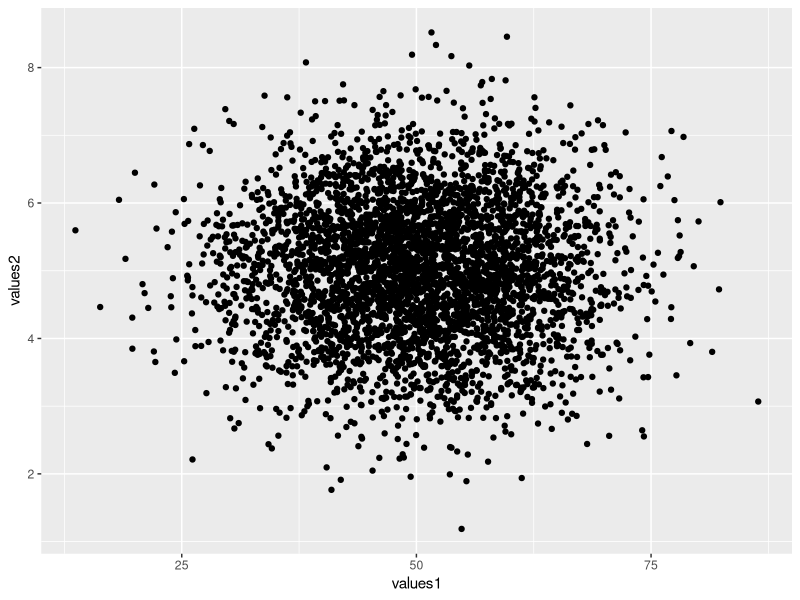
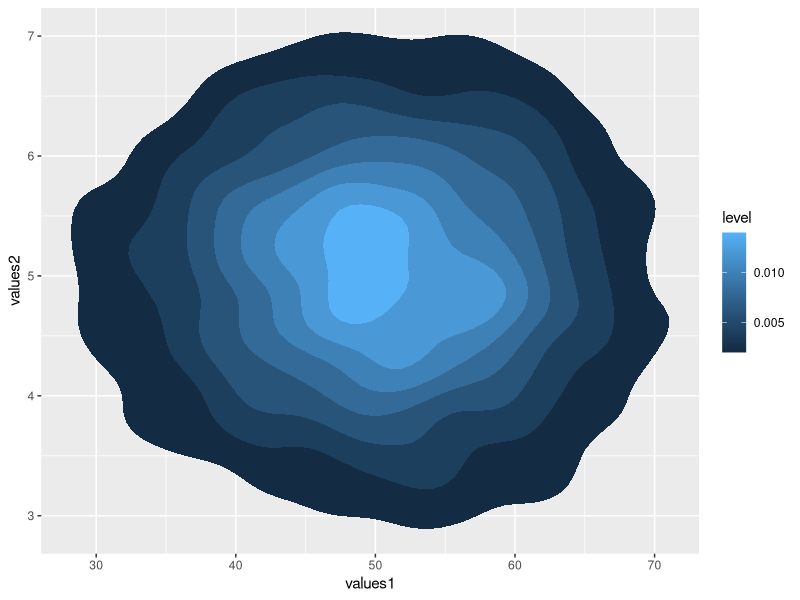
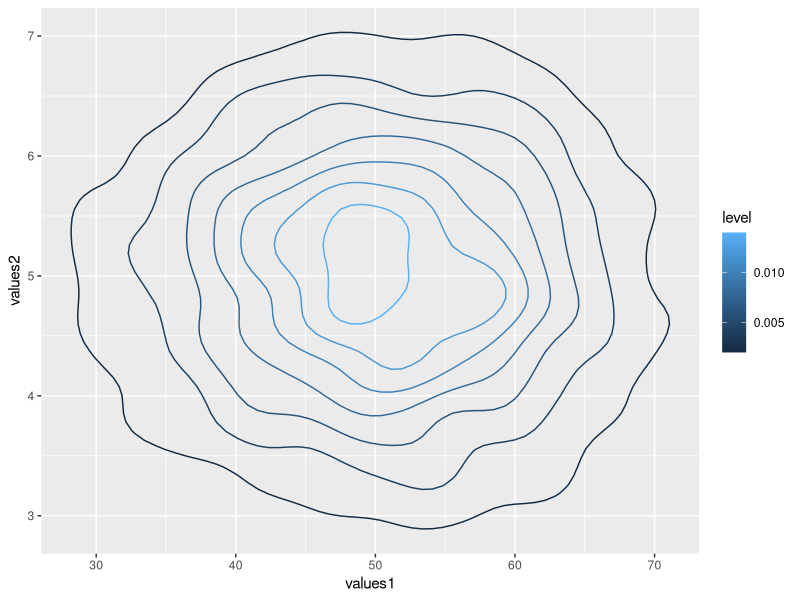
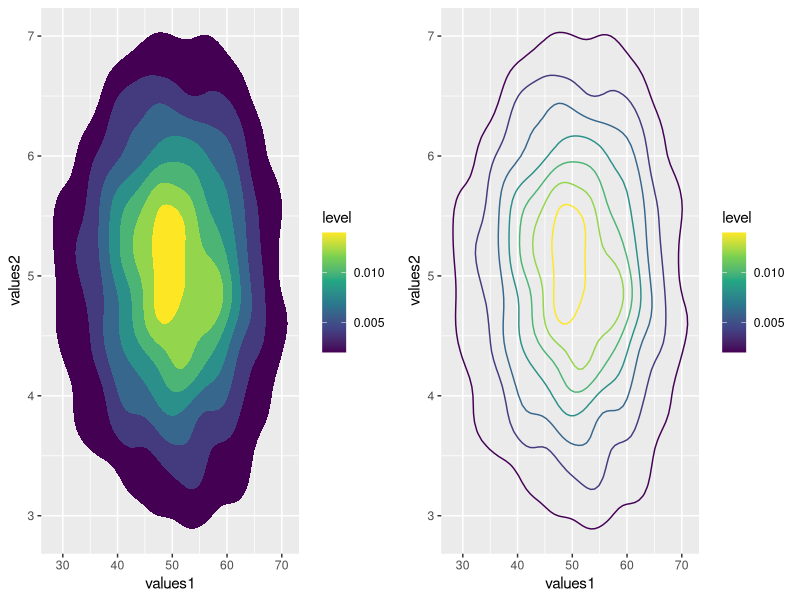
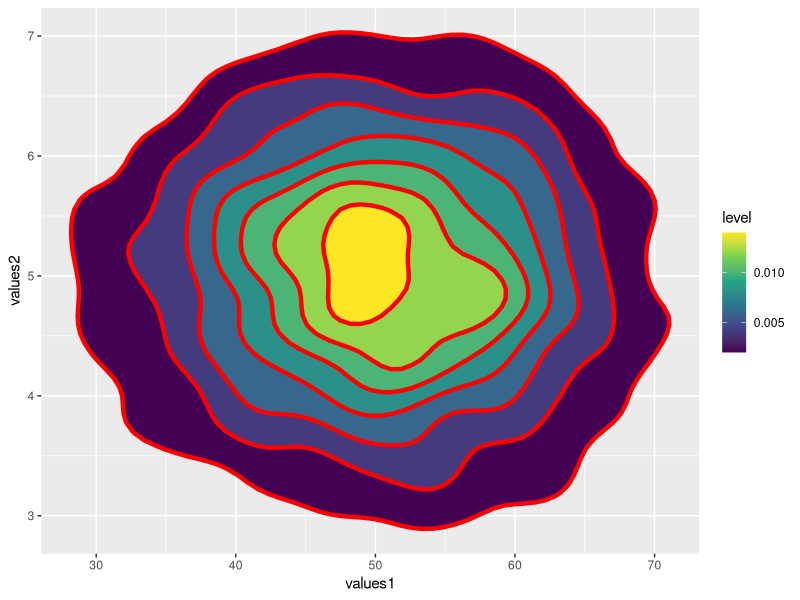
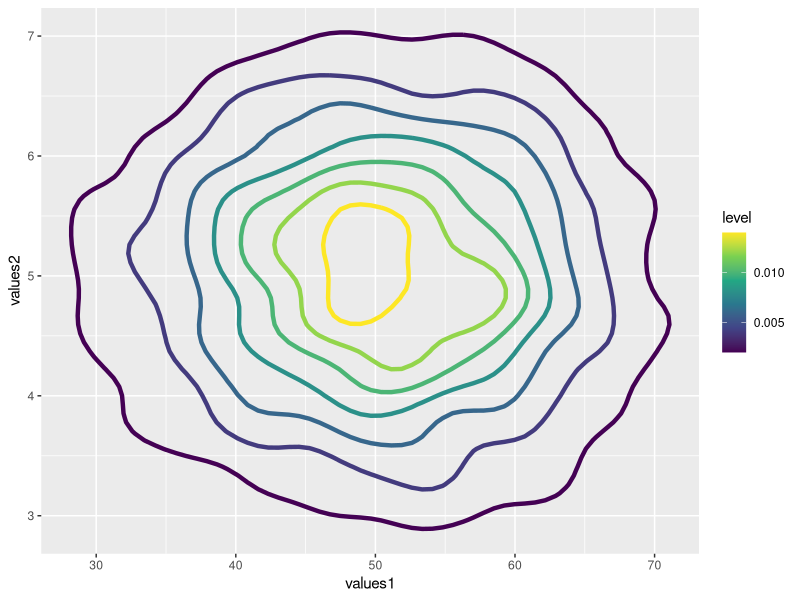

Write the R code that produced these figures, in order.
## ---- chunk 1
knitr::opts_chunk$set(echo = TRUE, fig.align='center')

# title: Creating a 2D density plot
# author: jonathan
# revised: 21/2/2020 

WEB <- c("https://bioceed.uib.no/dropfolder/bioSTATS/Rmd/Basic/Visualizing/Simple/2D-density.html")
GIT <- c("https://github.com/jonathansoule/biostats/blob/master/Basic/Visualizing/Simple/2D-density.Rmd")
library(ggplot2)
library(gridExtra)
## ---- chunk 2
# variable 1
values1 <- rnorm(4000, mean=50, sd=10)
# variable 2
values2 <- rnorm(4000, mean=5, sd=1)
# dataframe
df <- data.frame(values1, values2)
## ---- chunk 3
ggplot(df, aes(values1, values2)) +
  geom_point()
## ---- chunk 4
ggplot(df, aes(values1, values2)) +                       
  stat_density_2d(aes(fill = ..level..), geom = "polygon") 
## ---- chunk 5
ggplot(df, aes(values1, values2)) +                       
  geom_density_2d(aes(color = ..level..))
## ---- chunk 6
grid.arrange(
  ggplot(df, aes(values1, values2)) +                         # left plot with stat_density_2d
    stat_density_2d(aes(fill = ..level..), geom = "polygon") +
    scale_fill_viridis_c(), 
  ggplot(df, aes(values1, values2)) +                         # right plot with geom_density_2d
    geom_density_2d(aes(color = ..level..)) +
    scale_color_viridis_c(),
  ncol=2)
## ---- chunk 7
ggplot(df, aes(values1, values2)) +
  stat_density_2d(aes(fill = ..level..), geom = "polygon", colour="red", size = 1.5) +
  scale_fill_viridis_c()
## ---- chunk 8
ggplot(df, aes(values1, values2)) +
  geom_density_2d(aes(color = ..level..), size=1.5) +
  scale_color_viridis_c()
